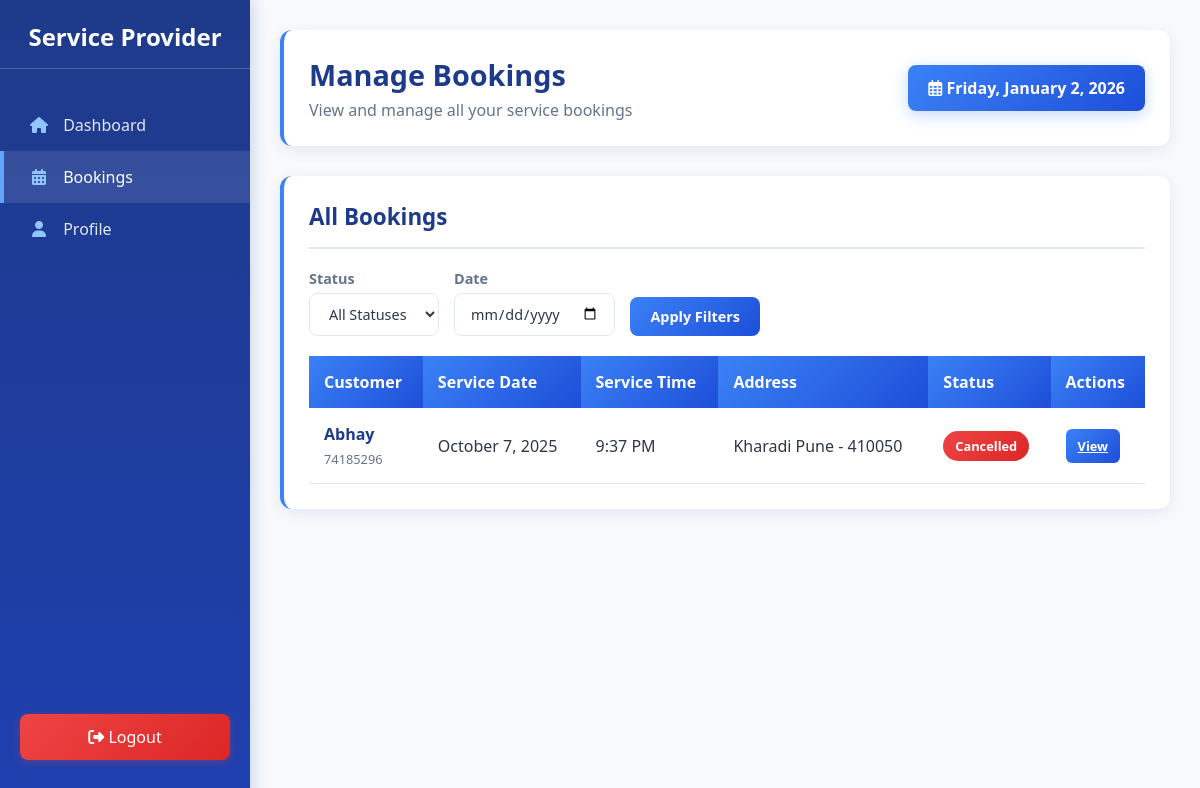
/user/service_provider/bookings.php (signed in), run on the app's committed database.
### tables this page shows
CREATE TABLE `bookings` (
  `id` int(11) NOT NULL,
  `user_id` int(11) NOT NULL,
  `service_provider_id` varchar(50) NOT NULL,
  `date` date NOT NULL,
  `time` time NOT NULL,
  `status` varchar(20) NOT NULL,
  `notes` varchar(500) NOT NULL
);

CREATE TABLE `user` (
  `id` int(11) NOT NULL,
  `user_name` varchar(25) NOT NULL,
  `email` varchar(50) NOT NULL,
  `password` varchar(25) NOT NULL,
  `phone` int(11) NOT NULL,
  `city` varchar(50) NOT NULL,
  `address` varchar(150) NOT NULL
);

### user/service_provider/bookings.php (the view, shortened to what this page needs)
<?php
    include '../../include/conn/conn.php';
    $provider_id = $_SESSION['user']['id'];
    $status_filter = isset($_GET['status']) ? $_GET['status'] : 'all';
    $date_filter = isset($_GET['date']) ? $_GET['date'] : '';
    $bookings_query = "
        SELECT b.*, u.user_name, u.phone, u.address, u.email
        FROM bookings b
        JOIN user u ON b.user_id = u.id
        WHERE b.service_provider_id = '$provider_id'
    ";
    $bookings_query .= " ORDER BY b.date DESC, b.time DESC";
    $bookings_result = mysqli_query($conn, $bookings_query);
?>
<!DOCTYPE html>
<html lang="en">
<head>
    <link rel="stylesheet" href="https://cdnjs.cloudflare.com/ajax/libs/font-awesome/6.4.0/css/all.min.css">
</head>
<body>
    <div class="sidebar">
        <h3>Service Provider</h3>
        <div class="sidebar-nav">
            <a href="index.php"><i class="fas fa-home"></i> <span>Dashboard</span></a>
            <a href="#" class="active"><i class="fas fa-calendar-alt"></i> <span>Bookings</span></a>
            <a href="profile.php"><i class="fas fa-user"></i> <span>Profile</span></a>
        </div>
        <form action="" method="post">
            <button type="submit" class="logout-btn" name="logout"><i class="fas fa-sign-out-alt"></i> <span>Logout</span></button>
        </form>
    </div>
    <div class="main-content">
        <div class="header">
            <div class="welcome">
                <h1>Manage Bookings</h1>
                <p>View and manage all your service bookings</p>
            </div>
            <div class="date-display">
                <i class="far fa-calendar-alt"></i> <?php echo date("l, F j, Y"); ?>
            </div>
        </div>
        <div class="content-section">
            <div class="section-header">
                <h2>All Bookings</h2>
            </div>
            <form method="GET" action="bookings.php">
                <div class="filters">
                    <div class="filter-group">
                        <label for="status">Status</label>
                        <select name="status" id="status" class="filter-select">
                            <option value="all" <?php echo $status_filter == 'all' ? 'selected' : ''; ?>>All Statuses</option>
                        </select>
                    </div>
                    <div class="filter-group">
                        <label for="date">Date</label>
                        <input type="date" name="date" id="date" class="filter-input" value="<?php echo htmlspecialchars($date_filter); ?>">
                    </div>
                    <button type="submit" class="apply-filters">Apply Filters</button>
                </div>
            </form>
            <?php if(mysqli_num_rows($bookings_result) > 0): ?>
                <table class="bookings-table">
                    <thead>
                        <tr>
                            <th>Customer</th>
                            <th>Service Date</th>
                            <th>Service Time</th>
                            <th>Address</th>
                            <th>Status</th>
                            <th>Actions</th>
                        </tr>
                    </thead>
                    <tbody>
                        <?php while($booking = mysqli_fetch_assoc($bookings_result)): ?>
                            <tr>
                                <td>
                                    <div class="customer-info">
                                        <span class="customer-name"><?php echo htmlspecialchars($booking['user_name']); ?></span>
                                        <span class="customer-contact"><?php echo htmlspecialchars($booking['phone']); ?></span>
                                    </div>
                                </td>
                                <td><?php echo date("F j, Y", strtotime($booking['date'])); ?></td>
                                <td><?php echo date("g:i A", strtotime($booking['time'])); ?></td>
                                <td><?php echo htmlspecialchars($booking['address']); ?></td>
                                <td>
                                    <span class="booking-status status-<?php echo htmlspecialchars($booking['status']); ?>">
                                        <?php echo ucfirst($booking['status']); ?>
                                    </span>
                                </td>
                                <td>
                                    <div class="action-buttons">
                                        <a href="bookings.php?view_booking=<?php echo $booking['id']; ?>" class="btn btn-view">View</a>
                                    </div>
                                </td>
                            </tr>
                        <?php endwhile; ?>
                    </tbody>
                </table>
            <?php endif; ?>
        </div>
    </div>
</body>
</html>

### user/service_provider/bookings.php (style rules this page uses)
* { margin: 0; padding: 0; box-sizing: border-box; font-family: 'Segoe UI', Tahoma, Geneva, Verdana, sans-serif; }
body { display: flex; background-color: #f8fafc; color: #2d3748; }
.sidebar { width: 250px; background: linear-gradient(180deg, #1e3a8a, #1e40af); color: white; height: 100vh; position: fixed; padding: 20px 0; display: flex; flex-direction: column; box-shadow: 3px 0 15px rgba(30, 58, 138, 0.2); }
.sidebar h3 { text-align: center; margin-bottom: 30px; padding-bottom: 15px; border-bottom: 1px solid rgba(255, 255, 255, 0.2); font-size: 1.5rem; color: white; font-weight: 600; }
.sidebar-nav { flex: 1; }
.sidebar-nav a { display: block; padding: 15px 25px; color: #e2e8f0; text-decoration: none; transition: all 0.3s; border-left: 4px solid transparent; font-weight: 500; }
.sidebar-nav a:hover, .sidebar-nav a.active { background-color: rgba(255, 255, 255, 0.1); color: white; border-left: 4px solid #60a5fa; }
.sidebar-nav a i { margin-right: 10px; width: 20px; text-align: center; color: #93c5fd; }
.logout-btn { background: linear-gradient(135deg, #ef4444, #dc2626); color: white; border: none; padding: 12px 20px; width: calc(100% - 40px); margin: 20px; border-radius: 8px; cursor: pointer; font-size: 1rem; transition: all 0.3s; font-weight: 500; box-shadow: 0 2px 10px rgba(239, 68, 68, 0.3); }
.main-content { flex: 1; margin-left: 250px; padding: 30px; background-color: #f8fafc; }
.header { display: flex; justify-content: space-between; align-items: center; margin-bottom: 30px; background: white; padding: 25px; border-radius: 12px; box-shadow: 0 4px 15px rgba(30, 58, 138, 0.1); border-left: 4px solid #3b82f6; }
.welcome h1 { color: #1e3a8a; font-size: 1.8rem; font-weight: 700; }
.welcome p { color: #64748b; margin-top: 5px; font-weight: 500; }
.date-display { background: linear-gradient(135deg, #3b82f6, #1d4ed8); padding: 12px 20px; border-radius: 8px; box-shadow: 0 4px 15px rgba(59, 130, 246, 0.3); color: white; font-weight: 600; }
.content-section { background: white; border-radius: 12px; padding: 25px; box-shadow: 0 4px 15px rgba(30, 58, 138, 0.1); margin-bottom: 30px; border-left: 4px solid #3b82f6; }
.section-header { display: flex; justify-content: space-between; align-items: center; margin-bottom: 20px; padding-bottom: 15px; border-bottom: 2px solid #e2e8f0; }
.section-header h2 { color: #1e3a8a; font-size: 1.4rem; font-weight: 700; }
.filters { display: flex; gap: 15px; margin-bottom: 20px; flex-wrap: wrap; }
.filter-group { display: flex; flex-direction: column; gap: 5px; }
.filter-group label { font-size: 0.9rem; color: #64748b; font-weight: 600; }
.filter-select, .filter-input { padding: 10px 15px; border: 1px solid #e2e8f0; border-radius: 8px; font-size: 0.9rem; background: white; color: #2d3748; transition: all 0.3s; }
.apply-filters { background: linear-gradient(135deg, #3b82f6, #1d4ed8); color: white; border: none; padding: 10px 20px; border-radius: 8px; cursor: pointer; font-size: 0.9rem; font-weight: 600; transition: all 0.3s; align-self: flex-end; }
.bookings-table { width: 100%; border-collapse: collapse; margin-top: 20px; }
.bookings-table th { background: linear-gradient(135deg, #3b82f6, #1d4ed8); color: white; padding: 15px; text-align: left; font-weight: 600; }
.bookings-table td { padding: 15px; border-bottom: 1px solid #e2e8f0; }
.booking-status { padding: 6px 12px; border-radius: 20px; font-size: 0.8rem; font-weight: 600; text-align: center; display: inline-block; }
.status-cancelled { background: linear-gradient(135deg, #ef4444, #dc2626); color: white; }
.action-buttons { display: flex; gap: 8px; }
.btn { padding: 8px 12px; border: none; border-radius: 6px; cursor: pointer; font-size: 0.8rem; font-weight: 600; transition: all 0.3s; }
.btn-view { background: linear-gradient(135deg, #3b82f6, #1d4ed8); color: white; }
.customer-info { display: flex; flex-direction: column; gap: 5px; }
.customer-name { font-weight: 600; color: #1e3a8a; }
.customer-contact { font-size: 0.8rem; color: #64748b; }

### data on the page
bookings: user.user_name "Abhay", user.phone "74185296", date "October 7, 2025", time "9:37 PM", user.address "Kharadi Pune - 410050", status "Cancelled"
